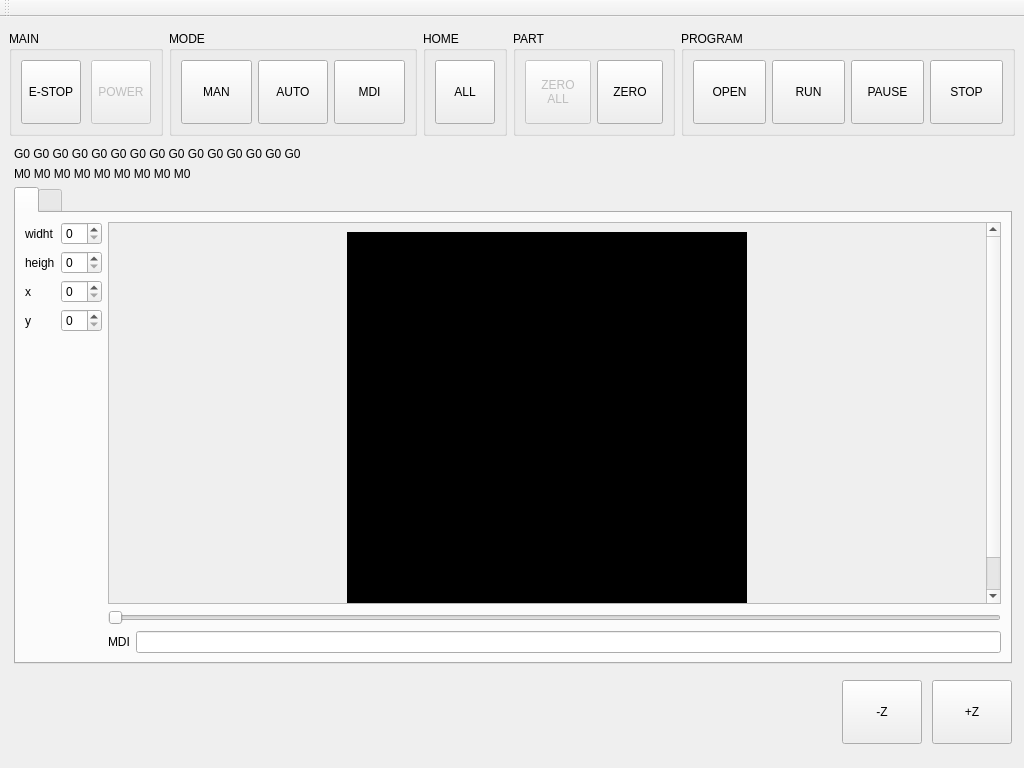
<?xml version="1.0" encoding="UTF-8"?>
<ui version="4.0">
 <class>MainWindow</class>
 <widget class="VCPMainWindow" name="MainWindow">
  <property name="geometry">
   <rect>
    <x>0</x>
    <y>0</y>
    <width>1024</width>
    <height>768</height>
   </rect>
  </property>
  <property name="minimumSize">
   <size>
    <width>1024</width>
    <height>768</height>
   </size>
  </property>
  <property name="focusPolicy">
   <enum>Qt::StrongFocus</enum>
  </property>
  <property name="windowTitle">
   <string>TurBoNC</string>
  </property>
  <property name="windowIcon">
   <iconset resource="../resources.qrc">
    <normaloff>:/images/logo.png</normaloff>:/images/logo.png</iconset>
  </property>
  <property name="toolTipDuration">
   <number>-1</number>
  </property>
  <property name="promptAtExit" stdset="0">
   <bool>false</bool>
  </property>
  <property name="promot_on_exit" stdset="0">
   <bool>false</bool>
  </property>
  <widget class="QWidget" name="centralwidget">
   <layout class="QVBoxLayout" name="verticalLayout">
    <item>
     <layout class="QHBoxLayout" name="horizontalLayout_2">
      <property name="sizeConstraint">
       <enum>QLayout::SetDefaultConstraint</enum>
      </property>
      <property name="topMargin">
       <number>5</number>
      </property>
      <property name="bottomMargin">
       <number>5</number>
      </property>
      <item>
       <widget class="QGroupBox" name="main_gbox">
        <property name="title">
         <string>MAIN</string>
        </property>
        <layout class="QHBoxLayout" name="horizontalLayout_6">
         <property name="spacing">
          <number>10</number>
         </property>
         <item>
          <widget class="ActionButton" name="estop_abutton">
           <property name="sizePolicy">
            <sizepolicy hsizetype="Minimum" vsizetype="Fixed">
             <horstretch>0</horstretch>
             <verstretch>0</verstretch>
            </sizepolicy>
           </property>
           <property name="minimumSize">
            <size>
             <width>60</width>
             <height>64</height>
            </size>
           </property>
           <property name="maximumSize">
            <size>
             <width>64</width>
             <height>100</height>
            </size>
           </property>
           <property name="text">
            <string>E-STOP</string>
           </property>
           <property name="checkable">
            <bool>true</bool>
           </property>
           <property name="actionName" stdset="0">
            <string>machine.estop.toggle</string>
           </property>
          </widget>
         </item>
         <item>
          <widget class="ActionButton" name="power_abutton">
           <property name="enabled">
            <bool>false</bool>
           </property>
           <property name="minimumSize">
            <size>
             <width>60</width>
             <height>64</height>
            </size>
           </property>
           <property name="maximumSize">
            <size>
             <width>100</width>
             <height>100</height>
            </size>
           </property>
           <property name="text">
            <string>POWER</string>
           </property>
           <property name="checkable">
            <bool>true</bool>
           </property>
           <property name="actionName" stdset="0">
            <string>machine.power.toggle</string>
           </property>
          </widget>
         </item>
        </layout>
       </widget>
      </item>
      <item>
       <widget class="QGroupBox" name="mode_gbox">
        <property name="title">
         <string>MODE</string>
        </property>
        <layout class="QHBoxLayout" name="horizontalLayout_8">
         <item>
          <widget class="ActionButton" name="actionbutton_27">
           <property name="sizePolicy">
            <sizepolicy hsizetype="Minimum" vsizetype="Minimum">
             <horstretch>0</horstretch>
             <verstretch>0</verstretch>
            </sizepolicy>
           </property>
           <property name="minimumSize">
            <size>
             <width>60</width>
             <height>64</height>
            </size>
           </property>
           <property name="maximumSize">
            <size>
             <width>100</width>
             <height>100</height>
            </size>
           </property>
           <property name="text">
            <string>MAN</string>
           </property>
           <property name="checkable">
            <bool>true</bool>
           </property>
           <property name="autoExclusive">
            <bool>true</bool>
           </property>
           <property name="actionName" stdset="0">
            <string>machine.mode.manual</string>
           </property>
           <property name="position" stdset="0">
            <string>first</string>
           </property>
           <property name="styleClass" stdset="0">
            <string>option</string>
           </property>
          </widget>
         </item>
         <item>
          <widget class="ActionButton" name="actionbutton_28">
           <property name="sizePolicy">
            <sizepolicy hsizetype="Minimum" vsizetype="Minimum">
             <horstretch>0</horstretch>
             <verstretch>0</verstretch>
            </sizepolicy>
           </property>
           <property name="minimumSize">
            <size>
             <width>60</width>
             <height>64</height>
            </size>
           </property>
           <property name="maximumSize">
            <size>
             <width>100</width>
             <height>100</height>
            </size>
           </property>
           <property name="text">
            <string>AUTO</string>
           </property>
           <property name="checkable">
            <bool>true</bool>
           </property>
           <property name="autoExclusive">
            <bool>true</bool>
           </property>
           <property name="actionName" stdset="0">
            <string>machine.mode.auto</string>
           </property>
           <property name="styleClass" stdset="0">
            <string>option</string>
           </property>
          </widget>
         </item>
         <item>
          <widget class="ActionButton" name="actionbutton_29">
           <property name="sizePolicy">
            <sizepolicy hsizetype="Minimum" vsizetype="Minimum">
             <horstretch>0</horstretch>
             <verstretch>0</verstretch>
            </sizepolicy>
           </property>
           <property name="minimumSize">
            <size>
             <width>60</width>
             <height>64</height>
            </size>
           </property>
           <property name="maximumSize">
            <size>
             <width>100</width>
             <height>100</height>
            </size>
           </property>
           <property name="text">
            <string>MDI</string>
           </property>
           <property name="checkable">
            <bool>true</bool>
           </property>
           <property name="autoExclusive">
            <bool>true</bool>
           </property>
           <property name="actionName" stdset="0">
            <string>machine.mode.mdi</string>
           </property>
           <property name="position" stdset="0">
            <string>last</string>
           </property>
           <property name="styleClass" stdset="0">
            <string>option</string>
           </property>
          </widget>
         </item>
        </layout>
       </widget>
      </item>
      <item>
       <widget class="QGroupBox" name="home_gbox">
        <property name="title">
         <string>HOME</string>
        </property>
        <layout class="QHBoxLayout" name="horizontalLayout_3">
         <property name="spacing">
          <number>10</number>
         </property>
         <item>
          <widget class="ActionButton" name="homeall_abutton">
           <property name="minimumSize">
            <size>
             <width>60</width>
             <height>64</height>
            </size>
           </property>
           <property name="maximumSize">
            <size>
             <width>100</width>
             <height>100</height>
            </size>
           </property>
           <property name="text">
            <string>ALL</string>
           </property>
           <property name="actionName" stdset="0">
            <string>machine.home.all</string>
           </property>
          </widget>
         </item>
        </layout>
       </widget>
      </item>
      <item>
       <widget class="QGroupBox" name="part_gbox">
        <property name="title">
         <string>PART</string>
        </property>
        <layout class="QHBoxLayout" name="horizontalLayout_5">
         <item>
          <widget class="MDIButton" name="zero_all_button">
           <property name="enabled">
            <bool>false</bool>
           </property>
           <property name="minimumSize">
            <size>
             <width>60</width>
             <height>64</height>
            </size>
           </property>
           <property name="maximumSize">
            <size>
             <width>100</width>
             <height>100</height>
            </size>
           </property>
           <property name="text">
            <string>ZERO
ALL</string>
           </property>
           <property name="rules" stdset="0">
            <string>[
    {
        &quot;channels&quot;: [
            {
                &quot;url&quot;: &quot;status:g5x_index&quot;,
                &quot;trigger&quot;: true,
                &quot;type&quot;: &quot;int&quot;
            }
        ],
        &quot;expression&quot;: &quot;&quot;,
        &quot;name&quot;: &quot;G5x Index&quot;,
        &quot;property&quot;: &quot;None&quot;
    }
]</string>
           </property>
           <property name="MDICommand" stdset="0">
            <string>G10 L20 P{ch[0]} X0.0 Y0.0 Z0.0</string>
           </property>
          </widget>
         </item>
         <item>
          <widget class="DialogButton" name="zero_dbutton">
           <property name="minimumSize">
            <size>
             <width>60</width>
             <height>64</height>
            </size>
           </property>
           <property name="maximumSize">
            <size>
             <width>100</width>
             <height>100</height>
            </size>
           </property>
           <property name="text">
            <string>ZERO</string>
           </property>
           <property name="dialogName" stdset="0">
            <string>set_work_offsets</string>
           </property>
          </widget>
         </item>
        </layout>
       </widget>
      </item>
      <item>
       <widget class="QGroupBox" name="program_gbox">
        <property name="title">
         <string>PROGRAM</string>
        </property>
        <layout class="QHBoxLayout" name="horizontalLayout_7">
         <item>
          <widget class="DialogButton" name="open_dbutton">
           <property name="minimumSize">
            <size>
             <width>60</width>
             <height>64</height>
            </size>
           </property>
           <property name="maximumSize">
            <size>
             <width>100</width>
             <height>100</height>
            </size>
           </property>
           <property name="text">
            <string>OPEN</string>
           </property>
           <property name="dialogName" stdset="0">
            <string>open_file</string>
           </property>
          </widget>
         </item>
         <item>
          <widget class="ActionButton" name="run_abutton">
           <property name="minimumSize">
            <size>
             <width>60</width>
             <height>64</height>
            </size>
           </property>
           <property name="maximumSize">
            <size>
             <width>100</width>
             <height>100</height>
            </size>
           </property>
           <property name="text">
            <string>RUN</string>
           </property>
           <property name="actionName" stdset="0">
            <string>program.run</string>
           </property>
          </widget>
         </item>
         <item>
          <widget class="ActionButton" name="pause_abutton">
           <property name="minimumSize">
            <size>
             <width>60</width>
             <height>64</height>
            </size>
           </property>
           <property name="maximumSize">
            <size>
             <width>100</width>
             <height>100</height>
            </size>
           </property>
           <property name="text">
            <string>PAUSE</string>
           </property>
           <property name="actionName" stdset="0">
            <string>program.pause</string>
           </property>
          </widget>
         </item>
         <item>
          <widget class="ActionButton" name="stop_abutton">
           <property name="minimumSize">
            <size>
             <width>60</width>
             <height>64</height>
            </size>
           </property>
           <property name="maximumSize">
            <size>
             <width>100</width>
             <height>100</height>
            </size>
           </property>
           <property name="text">
            <string>STOP</string>
           </property>
           <property name="actionName" stdset="0">
            <string>program.abort</string>
           </property>
          </widget>
         </item>
        </layout>
       </widget>
      </item>
     </layout>
    </item>
    <item>
     <layout class="QHBoxLayout" name="horizontalLayout">
      <item>
       <layout class="QVBoxLayout" name="verticalLayout_4" stretch="0,0,0">
        <property name="spacing">
         <number>6</number>
        </property>
        <property name="leftMargin">
         <number>5</number>
        </property>
        <property name="topMargin">
         <number>0</number>
        </property>
        <property name="rightMargin">
         <number>3</number>
        </property>
        <property name="bottomMargin">
         <number>15</number>
        </property>
        <item>
         <layout class="QHBoxLayout" name="horizontalLayout_10">
          <item>
           <layout class="QVBoxLayout" name="verticalLayout_7">
            <item>
             <widget class="StatusLabel" name="statuslabel_13">
              <property name="enabled">
               <bool>true</bool>
              </property>
              <property name="sizePolicy">
               <sizepolicy hsizetype="Minimum" vsizetype="Preferred">
                <horstretch>0</horstretch>
                <verstretch>0</verstretch>
               </sizepolicy>
              </property>
              <property name="minimumSize">
               <size>
                <width>0</width>
                <height>0</height>
               </size>
              </property>
              <property name="text">
               <string>G0 G0 G0 G0 G0 G0 G0 G0 G0 G0 G0 G0 G0 G0 G0</string>
              </property>
              <property name="rules" stdset="0">
               <string>[{&quot;channels&quot;: [{&quot;trigger&quot;: true, &quot;type&quot;: &quot;str&quot;, &quot;url&quot;: &quot;status:gcodes?text&quot;}], &quot;property&quot;: &quot;Text&quot;, &quot;expression&quot;: &quot;ch[0]&quot;, &quot;name&quot;: &quot;Active Codes&quot;}]</string>
              </property>
              <property name="statusItem" stdset="0">
               <string/>
              </property>
             </widget>
            </item>
            <item>
             <widget class="StatusLabel" name="statuslabel_14">
              <property name="sizePolicy">
               <sizepolicy hsizetype="Minimum" vsizetype="Preferred">
                <horstretch>0</horstretch>
                <verstretch>0</verstretch>
               </sizepolicy>
              </property>
              <property name="minimumSize">
               <size>
                <width>0</width>
                <height>0</height>
               </size>
              </property>
              <property name="text">
               <string>M0 M0 M0 M0 M0 M0 M0 M0 M0</string>
              </property>
              <property name="rules" stdset="0">
               <string>[{&quot;channels&quot;: [{&quot;trigger&quot;: true, &quot;type&quot;: &quot;str&quot;, &quot;url&quot;: &quot;status:mcodes?text&quot;}], &quot;property&quot;: &quot;Text&quot;, &quot;expression&quot;: &quot;ch[0]&quot;, &quot;name&quot;: &quot;Active Mcodes&quot;}]</string>
              </property>
              <property name="statusItem" stdset="0">
               <string/>
              </property>
             </widget>
            </item>
           </layout>
          </item>
         </layout>
        </item>
        <item>
         <widget class="QTabWidget" name="stackedwidget">
          <property name="currentIndex">
           <number>0</number>
          </property>
          <widget class="QWidget" name="stackedwidgetPage1" native="true">
           <attribute name="title">
            <string/>
           </attribute>
           <layout class="QHBoxLayout" name="horizontalLayout_9">
            <item>
             <layout class="QFormLayout" name="formLayout">
              <item row="0" column="0">
               <widget class="QLabel" name="label_2">
                <property name="text">
                 <string>widht</string>
                </property>
               </widget>
              </item>
              <item row="0" column="1">
               <widget class="QSpinBox" name="spinBox"/>
              </item>
              <item row="1" column="0">
               <widget class="QLabel" name="label_3">
                <property name="text">
                 <string>heigh</string>
                </property>
               </widget>
              </item>
              <item row="1" column="1">
               <widget class="QSpinBox" name="spinBox_2"/>
              </item>
              <item row="2" column="0">
               <widget class="QLabel" name="label_4">
                <property name="text">
                 <string>x</string>
                </property>
               </widget>
              </item>
              <item row="2" column="1">
               <widget class="QSpinBox" name="spinBox_3"/>
              </item>
              <item row="3" column="0">
               <widget class="QLabel" name="label_5">
                <property name="text">
                 <string>y</string>
                </property>
               </widget>
              </item>
              <item row="3" column="1">
               <widget class="QSpinBox" name="spinBox_4"/>
              </item>
             </layout>
            </item>
            <item>
             <layout class="QVBoxLayout" name="verticalLayout_8">
              <item>
               <widget class="QScrollArea" name="scrollArea">
                <property name="widgetResizable">
                 <bool>true</bool>
                </property>
                <widget class="QWidget" name="scrollAreaWidgetContents">
                 <property name="geometry">
                  <rect>
                   <x>0</x>
                   <y>0</y>
                   <width>856</width>
                   <height>418</height>
                  </rect>
                 </property>
                 <layout class="QHBoxLayout" name="horizontalLayout_11">
                  <item>
                   <widget class="SvgWidget" name="svgwidget" native="true">
                    <property name="sizePolicy">
                     <sizepolicy hsizetype="Fixed" vsizetype="Fixed">
                      <horstretch>0</horstretch>
                      <verstretch>0</verstretch>
                     </sizepolicy>
                    </property>
                    <property name="minimumSize">
                     <size>
                      <width>400</width>
                      <height>400</height>
                     </size>
                    </property>
                    <property name="styleSheet">
                     <string notr="true">background-color: rgb(0, 0, 0);</string>
                    </property>
                   </widget>
                  </item>
                 </layout>
                </widget>
               </widget>
              </item>
              <item>
               <widget class="QSlider" name="horizontalSlider">
                <property name="orientation">
                 <enum>Qt::Horizontal</enum>
                </property>
               </widget>
              </item>
              <item>
               <layout class="QHBoxLayout" name="horizontalLayout_13">
                <item>
                 <widget class="QLabel" name="label">
                  <property name="text">
                   <string>MDI</string>
                  </property>
                 </widget>
                </item>
                <item>
                 <widget class="MDIEntry" name="mdientry"/>
                </item>
               </layout>
              </item>
             </layout>
            </item>
           </layout>
          </widget>
          <widget class="QWidget" name="stackedwidgetPage2" native="true">
           <attribute name="title">
            <string/>
           </attribute>
           <layout class="QVBoxLayout" name="verticalLayout_2"/>
          </widget>
         </widget>
        </item>
        <item>
         <layout class="QHBoxLayout" name="horizontalLayout_4">
          <property name="topMargin">
           <number>10</number>
          </property>
          <item>
           <spacer name="horizontalSpacer_4">
            <property name="orientation">
             <enum>Qt::Horizontal</enum>
            </property>
            <property name="sizeType">
             <enum>QSizePolicy::Expanding</enum>
            </property>
            <property name="sizeHint" stdset="0">
             <size>
              <width>40</width>
              <height>20</height>
             </size>
            </property>
           </spacer>
          </item>
          <item>
           <layout class="QVBoxLayout" name="verticalLayout_5"/>
          </item>
          <item>
           <layout class="QGridLayout" name="gridLayout">
            <property name="spacing">
             <number>10</number>
            </property>
            <item row="2" column="3">
             <widget class="ActionButton" name="jogzplus_abutton">
              <property name="minimumSize">
               <size>
                <width>64</width>
                <height>64</height>
               </size>
              </property>
              <property name="maximumSize">
               <size>
                <width>100</width>
                <height>100</height>
               </size>
              </property>
              <property name="text">
               <string>+Z</string>
              </property>
              <property name="actionName" stdset="0">
               <string>machine.jog.axis:z,pos</string>
              </property>
             </widget>
            </item>
            <item row="2" column="0">
             <widget class="ActionButton" name="jogzmin_abutton">
              <property name="minimumSize">
               <size>
                <width>64</width>
                <height>64</height>
               </size>
              </property>
              <property name="maximumSize">
               <size>
                <width>100</width>
                <height>100</height>
               </size>
              </property>
              <property name="text">
               <string>-Z</string>
              </property>
              <property name="actionName" stdset="0">
               <string>machine.jog.axis:z,neg</string>
              </property>
             </widget>
            </item>
           </layout>
          </item>
         </layout>
        </item>
       </layout>
      </item>
     </layout>
    </item>
   </layout>
  </widget>
  <widget class="QToolBar" name="toolBar">
   <property name="windowTitle">
    <string>toolBar</string>
   </property>
   <attribute name="toolBarArea">
    <enum>TopToolBarArea</enum>
   </attribute>
   <attribute name="toolBarBreak">
    <bool>false</bool>
   </attribute>
  </widget>
  <action name="actionExit">
   <property name="text">
    <string>Exit</string>
   </property>
  </action>
  <action name="actionOpen">
   <property name="text">
    <string>&amp;Open ...</string>
   </property>
   <property name="shortcut">
    <string>O</string>
   </property>
  </action>
  <action name="actionClose">
   <property name="text">
    <string>Close</string>
   </property>
  </action>
  <action name="actionReload">
   <property name="text">
    <string>&amp;Reload</string>
   </property>
   <property name="shortcut">
    <string>Ctrl+R</string>
   </property>
  </action>
  <action name="actionSave_As">
   <property name="text">
    <string>Save As ...</string>
   </property>
  </action>
  <action name="actionHome_X">
   <property name="text">
    <string>Home &amp;X</string>
   </property>
  </action>
  <action name="actionHome_Y">
   <property name="text">
    <string>Home &amp;Y</string>
   </property>
  </action>
  <action name="actionHome_Z">
   <property name="text">
    <string>Home &amp;Z</string>
   </property>
  </action>
  <action name="action_EmergencyStop_toggle">
   <property name="text">
    <string>Toggle E-stop</string>
   </property>
   <property name="shortcut">
    <string>F1</string>
   </property>
   <property name="actionName" stdset="0">
    <string>machine.estop.toggle</string>
   </property>
  </action>
  <action name="action_MachinePower_toggle">
   <property name="text">
    <string>Machine Power</string>
   </property>
   <property name="shortcut">
    <string>F2</string>
   </property>
   <property name="actionName" stdset="0">
    <string>machine.power.toggle</string>
   </property>
  </action>
  <action name="actionHome_All">
   <property name="text">
    <string>Home All</string>
   </property>
   <property name="shortcut">
    <string>Home</string>
   </property>
  </action>
  <action name="actionRun_Program">
   <property name="text">
    <string>Run Program</string>
   </property>
   <property name="shortcut">
    <string>R</string>
   </property>
   <property name="actionName" stdset="0">
    <string>program.run</string>
   </property>
  </action>
  <action name="actionFile1">
   <property name="text">
    <string>File1</string>
   </property>
  </action>
  <action name="actionReport_Actual_Position">
   <property name="checkable">
    <bool>true</bool>
   </property>
   <property name="text">
    <string>Report Actual Position</string>
   </property>
  </action>
  <action name="actionTest">
   <property name="text">
    <string>Test</string>
   </property>
  </action>
  <action name="action_Mist_toggle">
   <property name="checkable">
    <bool>true</bool>
   </property>
   <property name="text">
    <string>Mist</string>
   </property>
   <property name="shortcut">
    <string>F7</string>
   </property>
   <property name="actionName" stdset="0">
    <string>coolant.mist.toggle</string>
   </property>
  </action>
  <action name="action_Flood_toggle">
   <property name="checkable">
    <bool>true</bool>
   </property>
   <property name="text">
    <string>Flood</string>
   </property>
   <property name="shortcut">
    <string>F8</string>
   </property>
   <property name="actionName" stdset="0">
    <string>coolant.flood.toggle</string>
   </property>
  </action>
  <action name="action_program_run">
   <property name="text">
    <string>Run Program</string>
   </property>
  </action>
  <action name="action_coolant_floodToggle">
   <property name="checkable">
    <bool>true</bool>
   </property>
   <property name="text">
    <string>Flood</string>
   </property>
  </action>
  <action name="actionHalshow">
   <property name="text">
    <string>HAL Show</string>
   </property>
   <property name="actionName" stdset="0">
    <string>tool.halshow</string>
   </property>
  </action>
  <action name="actionHalmeter">
   <property name="text">
    <string>HAL Meter</string>
   </property>
   <property name="actionName" stdset="0">
    <string>tool.halmeter</string>
   </property>
  </action>
  <action name="actionHAL_Scope">
   <property name="text">
    <string>HAL Scope</string>
   </property>
   <property name="actionName" stdset="0">
    <string>tool.halscope</string>
   </property>
  </action>
  <action name="actionCalibration">
   <property name="text">
    <string>Calibration</string>
   </property>
   <property name="actionName" stdset="0">
    <string>tool.calibration</string>
   </property>
  </action>
  <action name="actionOverride_Limits">
   <property name="text">
    <string>Override Limits</string>
   </property>
   <property name="actionName" stdset="0">
    <string>machine.override-limits</string>
   </property>
  </action>
  <action name="actionOverride_Limits_2">
   <property name="text">
    <string>Override Limits</string>
   </property>
   <property name="actionName" stdset="0">
    <string>machine.override-limits</string>
   </property>
  </action>
  <action name="actionRun_From_Line">
   <property name="text">
    <string>Run From Line</string>
   </property>
   <property name="actionName" stdset="0">
    <string>program.run-from-line</string>
   </property>
  </action>
  <action name="actionStep">
   <property name="text">
    <string>Step</string>
   </property>
   <property name="shortcut">
    <string>T</string>
   </property>
   <property name="actionName" stdset="0">
    <string>program.step</string>
   </property>
  </action>
  <action name="actionPause">
   <property name="text">
    <string>Pause</string>
   </property>
   <property name="shortcut">
    <string>P</string>
   </property>
   <property name="actionName" stdset="0">
    <string>program.pause</string>
   </property>
  </action>
  <action name="actionStop">
   <property name="text">
    <string>Stop</string>
   </property>
   <property name="shortcut">
    <string>Esc</string>
   </property>
   <property name="actionName" stdset="0">
    <string>program.abort</string>
   </property>
  </action>
  <action name="actionResume">
   <property name="text">
    <string>Resume</string>
   </property>
   <property name="shortcut">
    <string>S</string>
   </property>
   <property name="actionName" stdset="0">
    <string>program.resume</string>
   </property>
  </action>
  <action name="actionPause_at_M1">
   <property name="text">
    <string>Pause at 'M1'</string>
   </property>
   <property name="actionName" stdset="0">
    <string>program.optional-stop.toggle</string>
   </property>
  </action>
  <action name="actionSkip_lines_with">
   <property name="text">
    <string>Skip lines with '/'</string>
   </property>
   <property name="actionName" stdset="0">
    <string>program.block-delete.toggle</string>
   </property>
  </action>
 </widget>
 <customwidgets>
  <customwidget>
   <class>DialogButton</class>
   <extends>QPushButton</extends>
   <header>qtpyvcp.widgets.button_widgets.dialog_button</header>
  </customwidget>
  <customwidget>
   <class>MDIEntry</class>
   <extends>QLineEdit</extends>
   <header>qtpyvcp.widgets.input_widgets.mdientry_widget</header>
  </customwidget>
  <customwidget>
   <class>StatusLabel</class>
   <extends>QLabel</extends>
   <header>qtpyvcp.widgets.display_widgets.status_label</header>
  </customwidget>
  <customwidget>
   <class>SvgWidget</class>
   <extends>QWidget</extends>
   <header>qtpyvcp.widgets.display_widgets.svg_slicer.svg_slicer_widget</header>
  </customwidget>
  <customwidget>
   <class>MDIButton</class>
   <extends>QPushButton</extends>
   <header>qtpyvcp.widgets.button_widgets.mdi_button</header>
  </customwidget>
  <customwidget>
   <class>VCPMainWindow</class>
   <extends>QMainWindow</extends>
   <header>qtpyvcp.widgets.form_widgets.main_window</header>
   <container>1</container>
  </customwidget>
  <customwidget>
   <class>ActionButton</class>
   <extends>QPushButton</extends>
   <header>qtpyvcp.widgets.button_widgets.action_button</header>
  </customwidget>
 </customwidgets>
 <resources>
  <include location="../resources.qrc"/>
 </resources>
 <connections/>
 <designerdata>
  <property name="gridDeltaX">
   <number>10</number>
  </property>
  <property name="gridDeltaY">
   <number>10</number>
  </property>
  <property name="gridSnapX">
   <bool>true</bool>
  </property>
  <property name="gridSnapY">
   <bool>true</bool>
  </property>
  <property name="gridVisible">
   <bool>true</bool>
  </property>
 </designerdata>
</ui>
